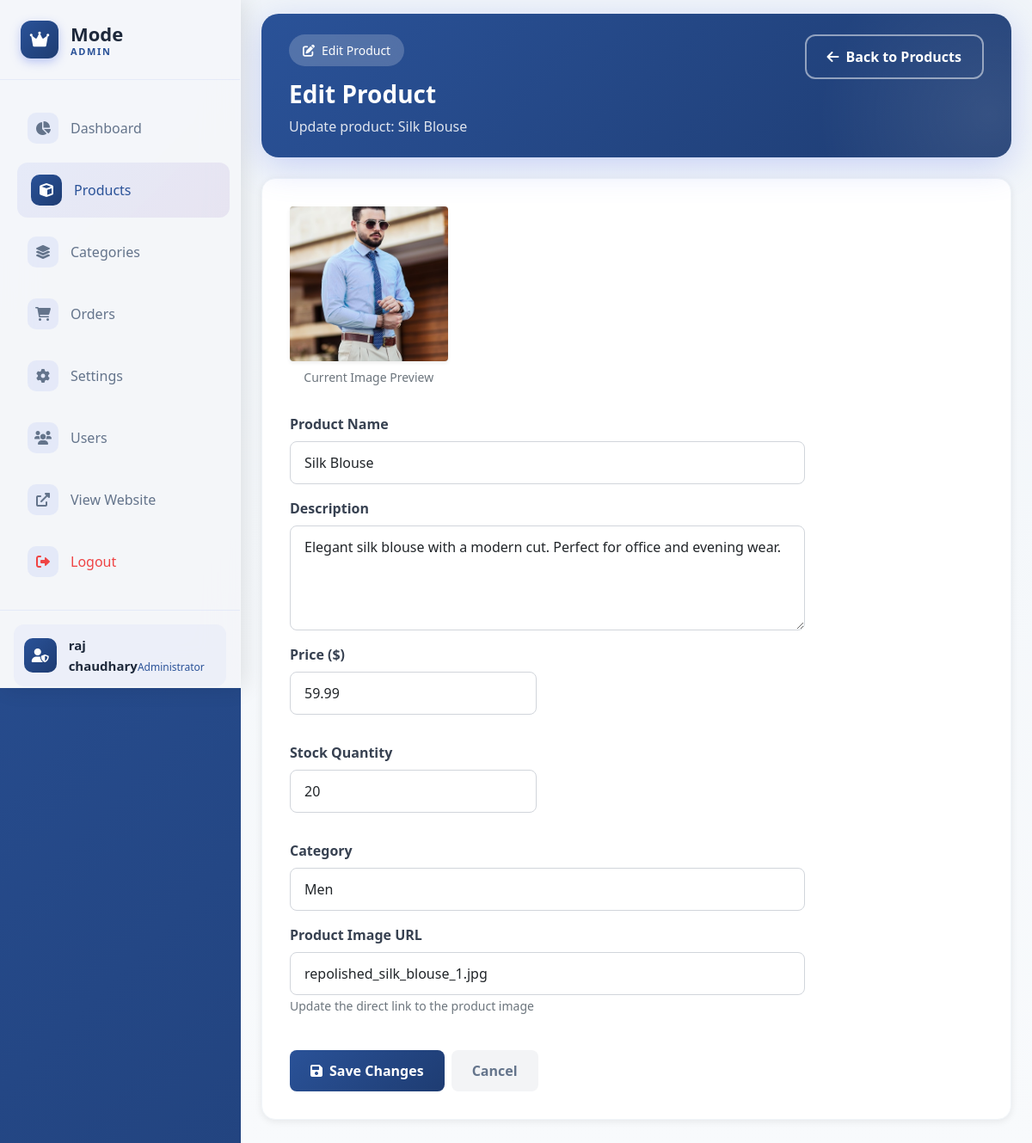
Page /admin/products/edit/1 (signed in) on the committed database.
### models.py (models this page shows, shortened)
class Product(db.Model):
    id = db.Column(db.Integer, primary_key=True)
    name = db.Column(db.String(100), nullable=False)
    description = db.Column(db.Text, nullable=False)
    price = db.Column(db.Float, nullable=False)
    image_file = db.Column(db.String(500), nullable=False, default='default.jpg')
    stock = db.Column(db.Integer, nullable=False, default=0)
    category_id = db.Column(db.Integer, db.ForeignKey('category.id'), nullable=False)
    cart_items = db.relationship('CartItem', backref='product', lazy=True, cascade='all, delete-orphan')
    order_items = db.relationship('OrderItem', backref='product', lazy=True, cascade='all, delete-orphan')

### admin/routes.py (the view)
@admin.route('/products/edit/<int:product_id>', methods=['GET', 'POST'])
@admin_required
def edit_product(product_id):
    product = Product.query.get_or_404(product_id)
    form = ProductForm()
    form.category_id.choices = [(c.id, c.name) for c in Category.query.all()]
    if form.validate_on_submit():
        product.name = form.name.data
        product.description = form.description.data
        product.price = form.price.data
        product.stock = form.stock.data
        product.image_file = form.image_file.data
        product.category_id = form.category_id.data
        db.session.commit()
        flash('Product updated successfully', 'success')
        return redirect(url_for('admin.products'))
    elif request.method == 'GET':
        form.name.data = product.name
        form.description.data = product.description
        form.price.data = product.price
        form.stock.data = product.stock
        form.image_file.data = product.image_file
        form.category_id.data = product.category_id
    return render_template('admin/edit_product.html', title='Edit Product', form=form, product=product)

### forms.py
class ProductForm(FlaskForm):
    name = StringField('Product Name', validators=[DataRequired()])
    description = TextAreaField('Description', validators=[DataRequired()])
    price = FloatField('Price', validators=[DataRequired(), NumberRange(min=0)])
    stock = IntegerField('Stock Quantity', validators=[DataRequired(), NumberRange(min=0)])
    image_file = StringField('Product Image URL', validators=[DataRequired()])
    category_id = SelectField('Category', coerce=int, validators=[DataRequired()])
    submit = SubmitField('Add Product')

### app.py (called while the page is built)
def admin_required(f):
    from functools import wraps
    @wraps(f)
    def decorated_function(*args, **kwargs):
        if 'user_id' not in session:
            flash('Please log in to access this page.', 'warning')
            return redirect(url_for('admin.admin_login', next=request.url))
        if not session.get('is_admin', False):
            flash('Admin access required.', 'danger')
            return redirect(url_for('admin.admin_login'))
        return f(*args, **kwargs)
    return decorated_function

### templates/admin/edit_product.html (shortened to what this page needs)
{% extends "base.html" %}
{% block content %}
<div class="admin-dashboard">
    <div class="admin-sidebar">
        <div class="sidebar-header">
            <div class="admin-logo">
                <div class="logo-icon"><i class="fas fa-crown"></i></div>
                <div class="logo-text"><span class="logo-main">Mode</span><span class="logo-sub">Admin</span></div>
            </div>
        </div>
        <nav class="sidebar-nav">
            <a href="{{ url_for('admin.dashboard') }}" class="nav-item"><div class="nav-icon"><i class="fas fa-chart-pie"></i></div><span>Dashboard</span></a>
            <a href="{{ url_for('admin.products') }}" class="nav-item active"><div class="nav-icon"><i class="fas fa-cube"></i></div><span>Products</span></a>
            <a href="{{ url_for('admin.categories') }}" class="nav-item"><div class="nav-icon"><i class="fas fa-layer-group"></i></div><span>Categories</span></a>
            <a href="{{ url_for('admin.orders') }}" class="nav-item"><div class="nav-icon"><i class="fas fa-shopping-cart"></i></div><span>Orders</span></a>
            <a href="{{ url_for('admin.settings') }}" class="nav-item"><div class="nav-icon"><i class="fas fa-cog"></i></div><span>Settings</span></a>
            <a href="{{ url_for('admin.users') }}" class="nav-item {% if request.endpoint == 'admin.users' %}active{% endif %}"><div class="nav-icon"><i class="fas fa-users"></i></div><span>Users</span></a>
            <a href="{{ url_for('main.home') }}" class="nav-item">
                <div class="nav-icon">
                    <i class="fas fa-external-link-alt"></i>
                </div>
                <span>View Website</span>
            </a>
            <a href="{{ url_for('admin.admin_logout') }}" class="nav-item logout">
                <div class="nav-icon">
                    <i class="fas fa-sign-out-alt"></i>
                </div>
                <span>Logout</span>
            </a>
        </nav>
        <div class="sidebar-footer">
            <div class="admin-profile">
                <div class="profile-avatar"><i class="fas fa-user-shield"></i></div>
                <div class="profile-info"><span class="profile-name">{{ session.username }}</span><span class="profile-role">Administrator</span></div>
            </div>
        </div>
    </div>
    <div class="admin-main">
        <div class="admin-header-section">
            <div class="header-content">
                <div class="header-left">
                    <div class="welcome-badge"><i class="fas fa-edit"></i><span>Edit Product</span></div>
                    <h1 class="main-title">Edit Product</h1>
                    <p class="subtitle">Update product: {{ product.name }}</p>
                </div>
                <div class="header-right">
                    <a href="{{ url_for('admin.products') }}" class="btn btn-outline"><i class="fas fa-arrow-left"></i> Back to Products</a>
                </div>
            </div>
        </div>
        <div class="content-card">
            <form method="POST" enctype="multipart/form-data">
                <div class="row mb-3">
                    <div class="col-md-3">
                        <div class="current-image">
                            {% if product.image_file.startswith('http') %}
                                <img src="{{ product.image_file }}" alt="{{ product.name }}" class="img-fluid rounded shadow-sm" style="max-height: 180px; object-fit: cover;">
                            {% else %}
                                <img src="{{ url_for('static', filename='images/' + product.image_file) }}" alt="{{ product.name }}" class="img-fluid rounded shadow-sm" style="max-height: 180px; object-fit: cover;" onerror="this.src='{{ url_for('static', filename='images/luxury_mens_suit.jpg') }}';">
                            {% endif %}
                            <p class="text-muted mt-2">Current Image Preview</p>
                        </div>
                    </div>
                    <div class="col-md-9">
                        <div class="form-group mb-3">
                            <label for="name">Product Name</label>
                            {{ form.name(class="form-control") }}
                        </div>
                        <div class="form-group mb-3">
                            <label for="description">Description</label>
                            {{ form.description(class="form-control", rows=4) }}
                        </div>
                        <div class="row mb-3">
                            <div class="col-md-6">
                                <div class="form-group">
                                    <label for="price">Price ($)</label>
                                    {{ form.price(class="form-control") }}
                                </div>
                            </div>
                            <div class="col-md-6">
                                <div class="form-group">
                                    <label for="stock">Stock Quantity</label>
                                    {{ form.stock(class="form-control") }}
                                </div>
                            </div>
                        </div>
                        <div class="form-group mb-3">
                            <label for="category_id">Category</label>
                            {{ form.category_id(class="form-control") }}
                        </div>
                        <div class="form-group mb-4">
                            <label for="image_file">Product Image URL</label>
                            {{ form.image_file(class="form-control", placeholder="https://example.com/image.jpg") }}
                            <small class="form-text text-muted">Update the direct link to the product image</small>
                        </div>
                    </div>
                </div>
                <div class="d-flex gap-2">
                    <button type="submit" class="btn btn-primary"><i class="fas fa-save"></i> Save Changes</button>
                    <a href="{{ url_for('admin.products') }}" class="btn btn-secondary">Cancel</a>
                </div>
            </form>
        </div>
    </div>
</div>
{% endblock %}

### rows in the picture
Product: name "Silk Blouse", image_file (picture), description "Elegant silk blouse with a modern cut. Perfect for office and evening wear.", price "59.99", stock "20", category_id "Men", image_file "repolished_silk_blouse_1.jpg"

### other values in the picture
{{ session.username }} "raj chaudhary"
